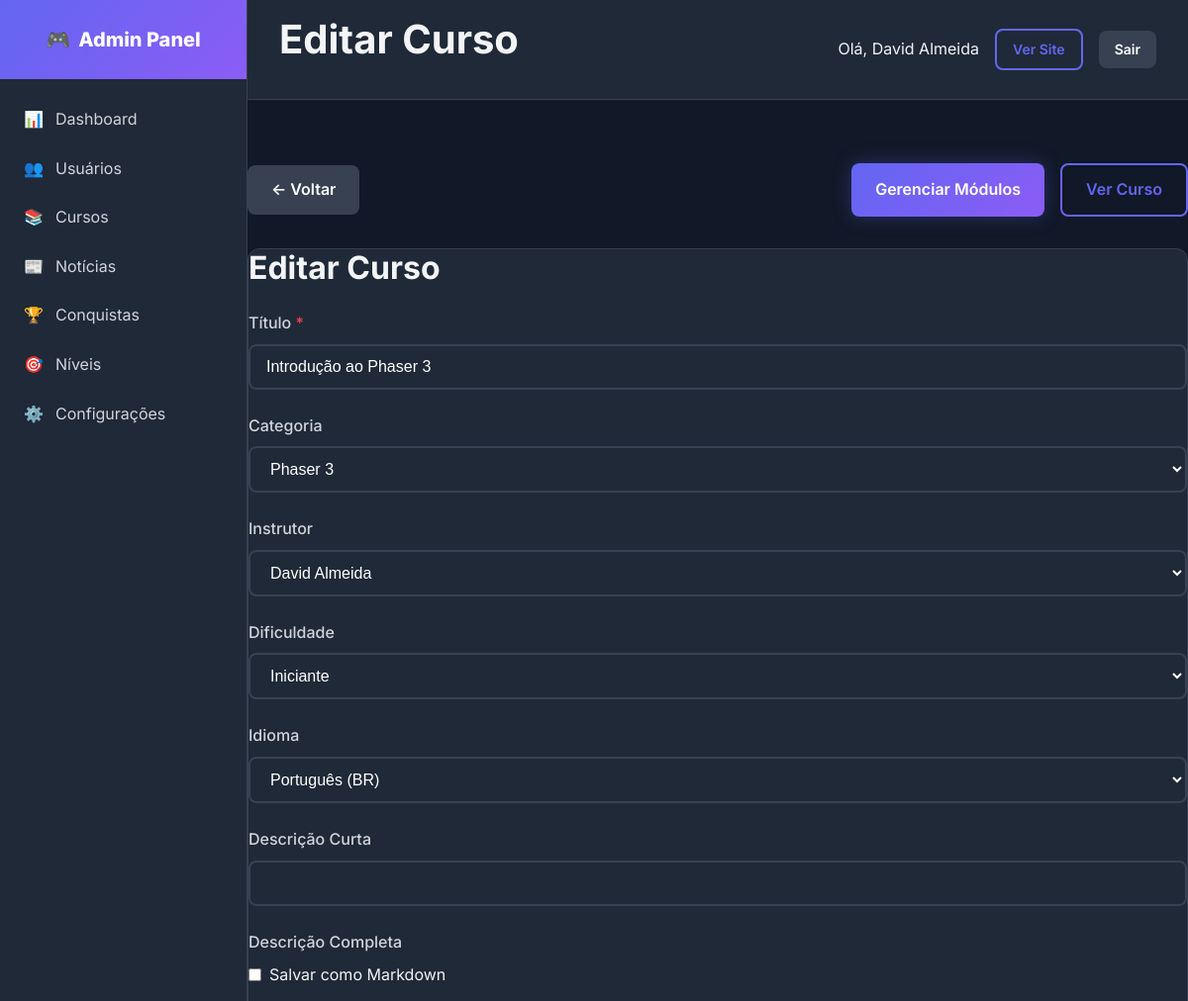
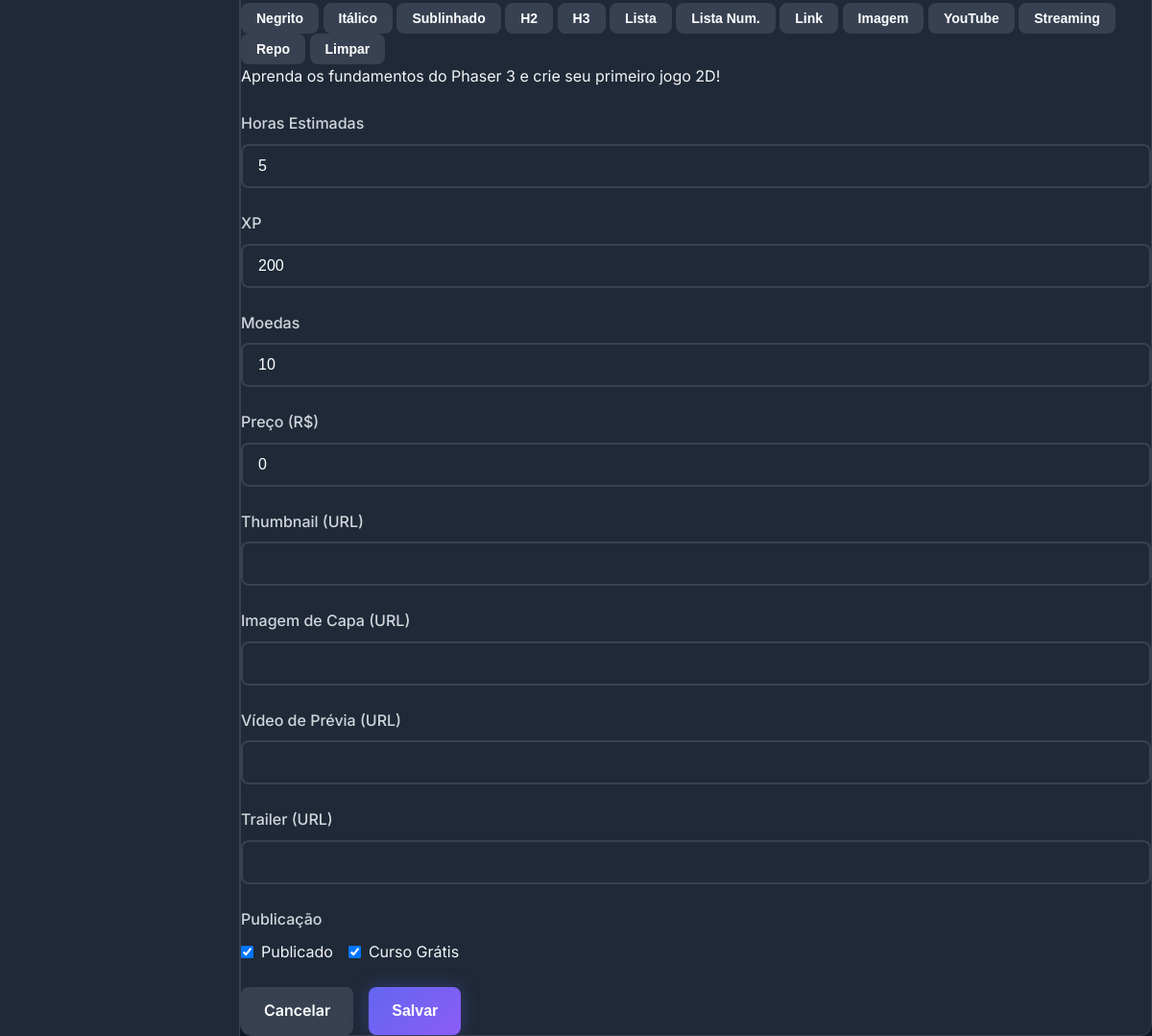
Screenshot of /admin/courses/course-edit.php?id=1 (signed in) with the database file from the repository (2 pictures, top to bottom).
### tables this page shows
CREATE TABLE IF NOT EXISTS `users` (
  `id` int NOT NULL AUTO_INCREMENT,
  `username` varchar(50) NOT NULL,
  `email` varchar(100) NOT NULL,
  `password` varchar(255) NOT NULL,
  `full_name` varchar(100) NOT NULL,
  `avatar` varchar(255) DEFAULT 'default.png',
  `role` enum('student','instructor','admin') DEFAULT 'student',
  `xp_total` int DEFAULT '0',
  `level` int DEFAULT '1',
  `streak_days` int DEFAULT '0',
  `last_activity` date DEFAULT NULL,
  `coins` int DEFAULT '0',
  `bio` text,
  `github_url` varchar(255) DEFAULT NULL,
  `linkedin_url` varchar(255) DEFAULT NULL,
  `is_active` tinyint(1) DEFAULT '1',
  `email_verified` tinyint(1) DEFAULT '0',
  `created_at` timestamp NULL DEFAULT CURRENT_TIMESTAMP,
  `updated_at` timestamp NULL DEFAULT CURRENT_TIMESTAMP ON UPDATE CURRENT_TIMESTAMP,
  PRIMARY KEY (`id`),
  UNIQUE KEY `username` (`username`),
  UNIQUE KEY `email` (`email`),
  KEY `idx_username` (`username`),
  KEY `idx_email` (`email`),
  KEY `idx_xp` (`xp_total`)
);

CREATE TABLE IF NOT EXISTS `courses` (
  `id` int NOT NULL AUTO_INCREMENT,
  `category_id` int DEFAULT NULL,
  `title` varchar(200) NOT NULL,
  `slug` varchar(200) NOT NULL,
  `description` text,
  `thumbnail` varchar(255) DEFAULT NULL,
  `difficulty` enum('beginner','intermediate','advanced') DEFAULT 'beginner',
  `estimated_hours` int DEFAULT '0',
  `xp_reward` int DEFAULT '100',
  `coin_reward` int DEFAULT '10',
  `is_free` tinyint(1) DEFAULT '0',
  `price` decimal(10,2) DEFAULT '0.00',
  `is_published` tinyint(1) DEFAULT '0',
  `instructor_id` int DEFAULT NULL,
  `total_students` int DEFAULT '0',
  `average_rating` decimal(3,2) DEFAULT '0.00',
  `created_at` timestamp NULL DEFAULT CURRENT_TIMESTAMP,
  `updated_at` timestamp NULL DEFAULT CURRENT_TIMESTAMP ON UPDATE CURRENT_TIMESTAMP,
  PRIMARY KEY (`id`),
  UNIQUE KEY `slug` (`slug`),
  KEY `category_id` (`category_id`),
  KEY `instructor_id` (`instructor_id`),
  KEY `idx_slug` (`slug`),
  KEY `idx_published` (`is_published`)
);

CREATE TABLE IF NOT EXISTS `categories` (
  `id` int NOT NULL AUTO_INCREMENT,
  `name` varchar(100) NOT NULL,
  `slug` varchar(100) NOT NULL,
  `description` text,
  `icon` varchar(50) DEFAULT NULL,
  `color` varchar(7) DEFAULT '#6366f1',
  `created_at` timestamp NULL DEFAULT CURRENT_TIMESTAMP,
  PRIMARY KEY (`id`),
  UNIQUE KEY `slug` (`slug`),
  KEY `idx_slug` (`slug`)
);

### includes/functions.php (called while the page is built, shortened)
<?php
if (!function_exists('url')) {
    function url(string $path = ''): string {
        $baseUrl = defined('BASE_URL') ? BASE_URL : 'http://localhost/gamedev-academy/';
        return rtrim($baseUrl, '/') . '/' . ltrim($path, '/');
    }
}
if (!function_exists('asset')) {
    function asset(string $path): string {
        $path = ltrim($path, '/');
        $protocol = (!empty($_SERVER['HTTPS']) && $_SERVER['HTTPS'] === 'on') ? 'https://' : 'http://';
        $host = $_SERVER['HTTP_HOST'] ?? 'localhost';
        $scriptName = $_SERVER['SCRIPT_NAME'];
        $pathParts = explode('/', trim($scriptName, '/'));
        $projectFolder = $pathParts[0] ?? '';
        if (!empty($projectFolder) && $projectFolder !== 'index.php') {
            return $protocol . $host . '/' . $projectFolder . '/assets/' . $path;
        }
        return $protocol . $host . '/assets/' . $path;
    }
}
if (!function_exists('escape')) {
    function escape(?string $string): string {
        return htmlspecialchars($string, ENT_QUOTES | ENT_HTML5, 'UTF-8');
    }
}
?>

### classes/Database.php (called while the page is built, shortened)
<?php
class Database {
    private static $instance = null;
    private $pdo;
    private function __construct() {
        try {
            $dsn = "mysql:host=" . DB_HOST . ";dbname=" . DB_NAME . ";charset=" . DB_CHARSET;
            $options = [
                PDO::ATTR_ERRMODE => PDO::ERRMODE_EXCEPTION,
                PDO::ATTR_DEFAULT_FETCH_MODE => PDO::FETCH_ASSOC,
                PDO::ATTR_EMULATE_PREPARES => false,
            ];
            $this->pdo = new PDO($dsn, DB_USER, DB_PASS, $options);
        } catch (PDOException $e) {
            die("Erro de conexão: " . $e->getMessage());
        }
    }
    public static function getInstance(): self {
        if (self::$instance === null) {
            self::$instance = new self();
        }
        return self::$instance;
    }
    public function query(string $sql, array $params = []): PDOStatement {
        $stmt = $this->pdo->prepare($sql);
        $stmt->execute($params);
        return $stmt;
    }
    public function fetch(string $sql, array $params = []): ?array {
        return $this->query($sql, $params)->fetch() ?: null;
    }
    public function fetchAll(string $sql, array $params = []): array {
        return $this->query($sql, $params)->fetchAll();
    }
}

### classes/Auth.php (called while the page is built, shortened)
<?php
require_once __DIR__ . '/Database.php';
require_once __DIR__ . '/User.php';
class Auth {
    private $user;
    public function __construct() {
        $this->user = new User();
    }
    public function isLoggedIn(): bool {
        if (isset($_SESSION['user_id'])) {
            return true;
        }
        return false;
    }
    public function getCurrentUser(): ?array {
        return $this->user->find($_SESSION['user_id']);
    }
}

### classes/User.php (called while the page is built, shortened)
<?php
class User {
    private $db;
    public function __construct() {
        $this->db = Database::getInstance();
    }
    public function find(int $id): ?array {
        return $this->db->fetch("SELECT * FROM users WHERE id = ?", [$id]);
    }
}

### classes/Course.php (called while the page is built, shortened)
<?php
class Course {
    private $db;
    public function __construct() {
        $this->db = Database::getInstance();
    }
    public function find(int $id): ?array {
        return $this->db->fetch(
            "SELECT c.*, cat.name as category_name, u.full_name as instructor_name
             FROM courses c
             LEFT JOIN categories cat ON c.category_id = cat.id
             LEFT JOIN users u ON c.instructor_id = u.id
             WHERE c.id = ?",
            [$id]
        );
    }
    public function getCategories(): array {
        return $this->db->fetchAll("SELECT * FROM categories ORDER BY name");
    }
}

### admin/courses/course-edit.php (the view, shortened to what this page needs)
<?php
$pageTitle = 'Editar Curso';
include '../includes/header.php';
$db = Database::getInstance();
$courseModel = new Course();
$id = intval($_GET['id'] ?? 0);
$course = $id ? $courseModel->find($id) : null;
$isEdit = $course !== null;
$categories = $courseModel->getCategories();
$instructors = $db->fetchAll("SELECT id, full_name FROM users WHERE role IN ('instructor','admin') ORDER BY full_name");
?>
<div class="d-flex justify-between align-center mb-4">
    <a href="<?= url('admin/courses/courses.php') ?>" class="btn btn-secondary">← Voltar</a>
    <?php if ($isEdit): ?>
        <div class="d-flex gap-2">
            <a href="<?= url('admin/modules/modules.php?course_id=' . $course['id']) ?>" class="btn btn-primary">Gerenciar Módulos</a>
            <a href="<?= url('courses/course.php?slug=' . $course['slug']) ?>" class="btn btn-outline">Ver Curso</a>
        </div>
    <?php endif; ?>
    </div>
<div class="card p-4" style="max-width: 1000px; margin: 0 auto;">
    <h2 class="mb-3"><?= $isEdit ? 'Editar Curso' : 'Novo Curso' ?></h2>
    <form method="POST">
        <div class="row">
            <div class="col-md-8 mb-3">
                <label class="form-label">Título <span class="text-danger">*</span></label>
                <input type="text" name="title" class="form-control" value="<?= escape($course['title'] ?? '') ?>" required>
            </div>
            <div class="col-md-4 mb-3">
                <label class="form-label">Categoria</label>
                <select name="category_id" class="form-control">
                    <?php foreach ($categories as $cat): ?>
                        <option value="<?= $cat['id'] ?>" <?= ($course['category_id'] ?? null) == $cat['id'] ? 'selected' : '' ?>>
                            <?= escape($cat['name']) ?>
                        </option>
                    <?php endforeach; ?>
                </select>
            </div>
        </div>
        <div class="row">
            <div class="col-md-6 mb-3">
                <label class="form-label">Instrutor</label>
                <select name="instructor_id" class="form-control">
                    <?php foreach ($instructors as $ins): ?>
                        <option value="<?= $ins['id'] ?>" <?= ($course['instructor_id'] ?? null) == $ins['id'] ? 'selected' : '' ?>>
                            <?= escape($ins['full_name']) ?>
                        </option>
                    <?php endforeach; ?>
                </select>
            </div>
            <div class="col-md-3 mb-3">
                <label class="form-label">Dificuldade</label>
                <select name="difficulty" class="form-control">
                    <?php
                        $diffs = ['beginner' => 'Iniciante', 'intermediate' => 'Intermediário', 'advanced' => 'Avançado', 'expert' => 'Especialista'];
                        foreach ($diffs as $val => $label):
                    ?>
                        <option value="<?= $val ?>" <?= ($course['difficulty'] ?? 'beginner') === $val ? 'selected' : '' ?>><?= $label ?></option>
                    <?php endforeach; ?>
                </select>
            </div>
            <div class="col-md-3 mb-3">
                <label class="form-label">Idioma</label>
                <select name="language" class="form-control">
                    <option value="pt-BR" <?= ($course['language'] ?? 'pt-BR') === 'pt-BR' ? 'selected' : '' ?>>Português (BR)</option>
                </select>
            </div>
        </div>
        <div class="mb-3">
            <label class="form-label">Descrição Curta</label>
            <input type="text" name="short_description" class="form-control" value="<?= escape($course['short_description'] ?? '') ?>">
        </div>
        <div class="mb-3">
            <label class="form-label">Descrição Completa</label>
            <div class="d-flex align-center gap-2 mb-2">
                <label class="d-flex align-center gap-1">
                    <input type="checkbox" id="course-markdown-toggle"> Salvar como Markdown
                </label>
            </div>
            <div class="editor-toolbar" data-editor-for="description">
                <button type="button" class="btn btn-sm btn-secondary" data-cmd="bold">Negrito</button>
                <button type="button" class="btn btn-sm btn-secondary" data-cmd="italic">Itálico</button>
                <button type="button" class="btn btn-sm btn-secondary" data-cmd="underline">Sublinhado</button>
                <button type="button" class="btn btn-sm btn-secondary" data-cmd="formatBlock" data-value="h2">H2</button>
                <button type="button" class="btn btn-sm btn-secondary" data-cmd="formatBlock" data-value="h3">H3</button>
                <button type="button" class="btn btn-sm btn-secondary" data-cmd="insertUnorderedList">Lista</button>
                <button type="button" class="btn btn-sm btn-secondary" data-cmd="insertOrderedList">Lista Num.</button>
                <button type="button" class="btn btn-sm btn-secondary" data-cmd="createLink" data-prompt="URL">Link</button>
                <button type="button" class="btn btn-sm btn-secondary" data-action="insertImage">Imagem</button>
                <button type="button" class="btn btn-sm btn-secondary" data-action="insertYouTube">YouTube</button>
                <button type="button" class="btn btn-sm btn-secondary" data-action="insertIframe">Streaming</button>
                <button type="button" class="btn btn-sm btn-secondary" data-action="insertRepo">Repo</button>
                <button type="button" class="btn btn-sm btn-secondary" data-cmd="removeFormat">Limpar</button>
            </div>
            <div id="editor-description" class="editor-area" contenteditable="true"><?= $course ? ($course['description'] ?? '') : '' ?></div>
        </div>
        <div class="row">
            <div class="col-md-3 mb-3">
                <label class="form-label">Horas Estimadas</label>
                <input type="number" name="estimated_hours" class="form-control" min="0" value="<?= intval($course['estimated_hours'] ?? 0) ?>">
            </div>
            <div class="col-md-3 mb-3">
                <label class="form-label">XP</label>
                <input type="number" name="xp_reward" class="form-control" min="0" value="<?= intval($course['xp_reward'] ?? 100) ?>">
            </div>
            <div class="col-md-3 mb-3">
                <label class="form-label">Moedas</label>
                <input type="number" name="coin_reward" class="form-control" min="0" value="<?= intval($course['coin_reward'] ?? 10) ?>">
            </div>
            <div class="col-md-3 mb-3">
                <label class="form-label">Preço (R$)</label>
                <input type="number" name="price" class="form-control" step="0.01" min="0" value="<?= floatval($course['price'] ?? 0) ?>">
            </div>
        </div>
        <div class="row">
            <div class="col-md-4 mb-3">
                <label class="form-label">Thumbnail (URL)</label>
                <input type="text" name="thumbnail" class="form-control" value="<?= escape($course['thumbnail'] ?? '') ?>">
            </div>
            <div class="col-md-4 mb-3">
                <label class="form-label">Imagem de Capa (URL)</label>
                <input type="text" name="cover_image" class="form-control" value="<?= escape($course['cover_image'] ?? '') ?>">
            </div>
            <div class="col-md-4 mb-3">
                <label class="form-label">Vídeo de Prévia (URL)</label>
                <input type="text" name="preview_video" class="form-control" value="<?= escape($course['preview_video'] ?? '') ?>">
            </div>
        </div>
        <div class="row">
            <div class="col-md-6 mb-3">
                <label class="form-label">Trailer (URL)</label>
                <input type="text" name="trailer_url" class="form-control" value="<?= escape($course['trailer_url'] ?? '') ?>">
            </div>
            <div class="col-md-6 mb-3">
                <label class="form-label">Publicação</label>
                <div class="d-flex align-center gap-2">
                    <label class="d-flex align-center gap-1">
                        <input type="checkbox" name="is_published" <?= ($course['is_published'] ?? 0) ? 'checked' : '' ?>> Publicado
                    </label>
                    <label class="d-flex align-center gap-1">
                        <input type="checkbox" name="is_free" <?= ($course['is_free'] ?? 0) ? 'checked' : '' ?>> Curso Grátis
                    </label>
                </div>
            </div>
        </div>
        <div class="d-flex justify-end gap-2 mt-3">
            <a href="<?= url('admin/courses/courses.php') ?>" class="btn btn-secondary">Cancelar</a>
            <button type="submit" class="btn btn-primary">Salvar</button>
        </div>
    </form>
</div>
<?php include '../includes/footer.php'; ?>

### admin/includes/header.php (shortened to what this page needs)
<?php
require_once __DIR__ . '/../../config/database.php';
require_once __DIR__ . '/../../classes/Database.php';
require_once __DIR__ . '/../../classes/User.php';
require_once __DIR__ . '/../../classes/Auth.php';
require_once __DIR__ . '/../../classes/Course.php';
require_once __DIR__ . '/../../classes/News.php';
require_once __DIR__ . '/../../includes/functions.php';
$auth = new Auth();
$auth->requireAdmin();
$currentUser = $auth->getCurrentUser();
?>
<!DOCTYPE html>
<html lang="pt-BR">
<head>
    <link rel="stylesheet" href="<?= asset('css/main.css') ?>">
    <link rel="stylesheet" href="<?= asset('css/admin.css') ?>">
<?php
    if (class_exists('EditorJSLoader')) {
        EditorJSLoader::renderStyles();
    }
?>
</head>
<body>
    <div class="admin-layout">
        <?php include __DIR__ . '/sidebar.php'; ?>
        <main class="admin-main">
            <div class="admin-header">
                <h1><?= $pageTitle ?? 'Dashboard' ?></h1>
                <div class="d-flex align-center gap-2">
                    <span>Olá, <?= escape($currentUser['full_name']) ?></span>
                    <a href="<?= url() ?>" class="btn btn-sm btn-outline">Ver Site</a>
                    <a href="<?= url('logout.php') ?>" class="btn btn-sm btn-secondary">Sair</a>
                </div>
            </div>
            <div class="admin-content"></div>

### rows the page displays
users: full_name "David Almeida"
courses: title "Introdução ao Phaser 3", category_id "Phaser 3", instructor_id "David Almeida", difficulty "Iniciante", description "Aprenda os fundamentos do Phaser 3 e crie seu primeiro jogo 2D!", estimated_hours "5", xp_reward "200", coin_reward "10", price "0", is_published "☑", is_free "☑"

### other values shown
$pageTitle "Editar Curso"
